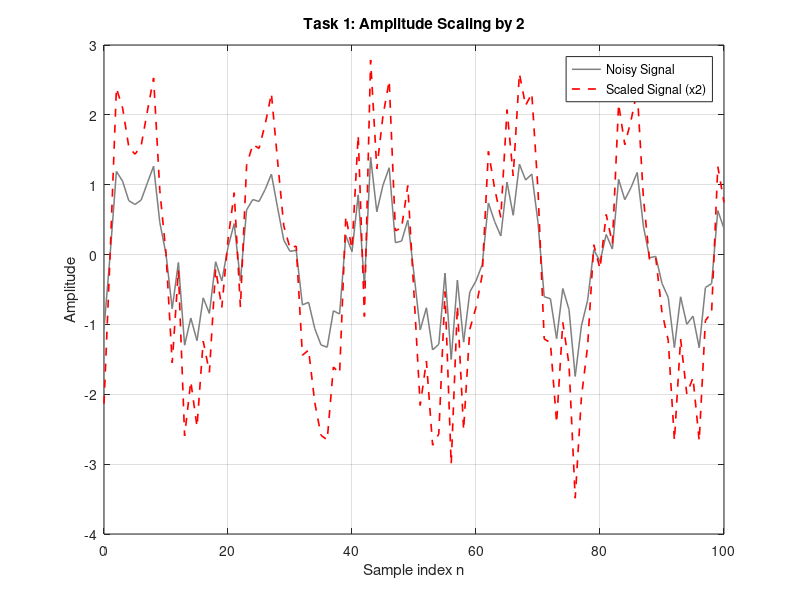
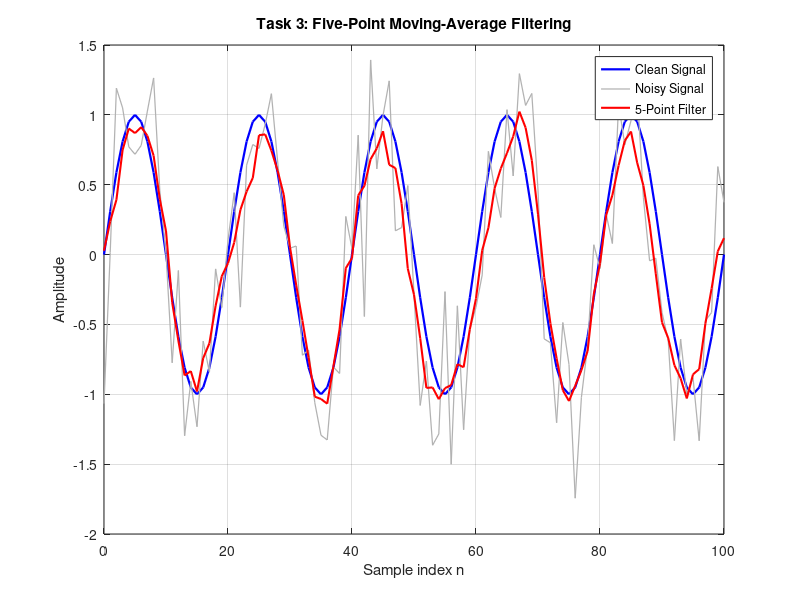
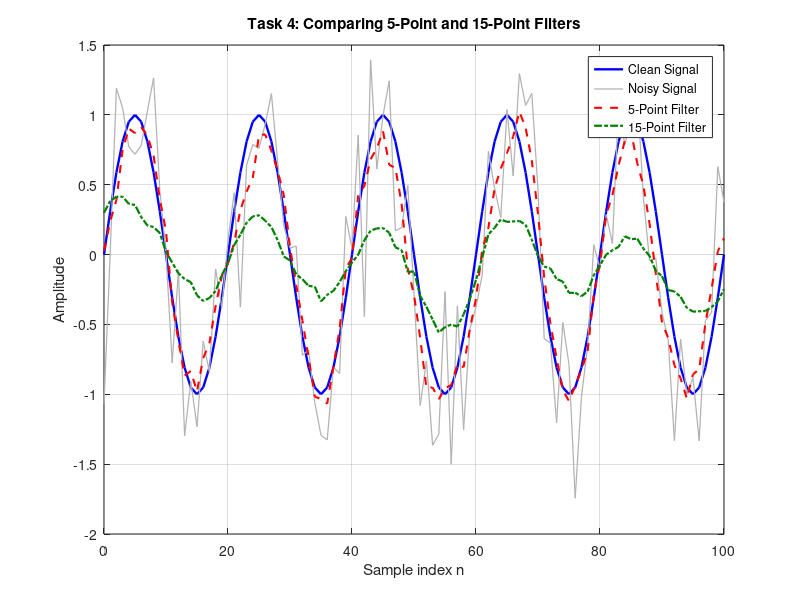
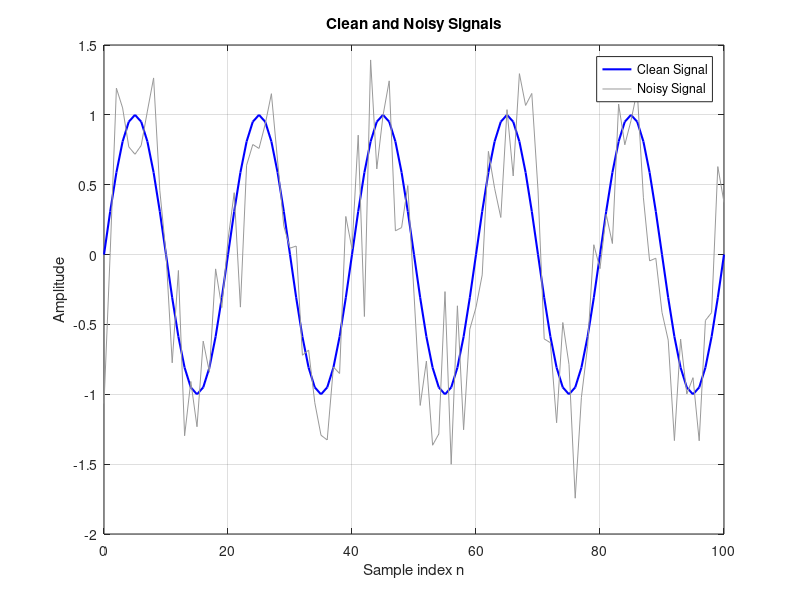

MATLAB code for these plots, in order:
clear;
close all;
clc;

% Repeatable noise
rng(1);

%% Create a clean discrete-time signal and add noise
n = 0:100;
clean = sin(0.1*pi*n);
noise = 0.4*randn(size(n));
measured = clean + noise;

% Show clean and noisy signals
figure;
plot(n,clean,'b','LineWidth',1.5);
hold on;
plot(n,measured,'Color',[0.6 0.6 0.6]);
grid on;
xlabel('Sample index n');
ylabel('Amplitude');
title('Clean and Noisy Signals');
legend('Clean Signal','Noisy Signal','Location','best');
hold off;

%% Task 1: Amplitude scaling
scaled = 2*measured;
figure;
plot(n,measured,'Color',[0.5 0.5 0.5],'LineWidth',1.1);
hold on;
plot(n,scaled,'r--','LineWidth',1.2);
grid on;
xlabel('Sample index n');
ylabel('Amplitude');
title('Task 1: Amplitude Scaling by 2');
legend('Noisy Signal','Scaled Signal (x2)','Location','best');
hold off;
saveas(gcf,'signal_operations.png');

%% Task 2: Delay by five samples (zero padding)
delay = 5;
delayed = [zeros(1,delay), measured];
n_measured = 0:length(measured)-1;
n_delayed = 0:length(delayed)-1;
figure;
plot(n_measured,measured,'Color',[0.5 0.5 0.5],'LineWidth',1.2);
hold on;
plot(n_delayed,delayed,'m--','LineWidth',1.2);
grid on;
xlabel('Sample index n');
ylabel('Amplitude');
title('Task 2: Signal Delay by 5 Samples');
legend('Noisy Signal','Delayed Signal (5 samples)','Location','best');
hold off;

%% Task 3: Five-point moving average by convolution
h5 = ones(1,5)/5;
filtered5 = conv(measured,h5,'same');
figure;
plot(n,clean,'b','LineWidth',1.6);
hold on;
plot(n,measured,'Color',[0.7 0.7 0.7],'LineWidth',0.9);
plot(n,filtered5,'r','LineWidth',1.5);
grid on;
xlabel('Sample index n');
ylabel('Amplitude');
title('Task 3: Five-Point Moving-Average Filtering');
legend('Clean Signal','Noisy Signal','5-Point Filter','Location','best');
hold off;
saveas(gcf,'noise_filtering.png');

%% Task 4: Comparison of moving-average lengths
h15 = ones(1,15)/15;
filtered15 = conv(measured,h15,'same');
figure;
plot(n,clean,'b-','LineWidth',1.7);
hold on;
plot(n,measured,'Color',[0.7 0.7 0.7],'LineWidth',0.9);
plot(n,filtered5,'r--','LineWidth',1.5);
plot(n,filtered15,'Color',[0 0.5 0],'LineStyle','-.','LineWidth',1.6);
grid on;
xlabel('Sample index n');
ylabel('Amplitude');
title('Task 4: Comparing 5-Point and 15-Point Filters');
legend('Clean Signal','Noisy Signal','5-Point Filter','15-Point Filter','Location','best');
hold off;
saveas(gcf,'filter_comparison.png');

%% Optional numerical check of how well each result matches the clean signal
mse_noisy = mean((measured-clean).^2);
mse_5 = mean((filtered5-clean).^2);
mse_15 = mean((filtered15-clean).^2);
fprintf('MSE of noisy signal: %.4f\n',mse_noisy);
fprintf('MSE after 5-point filtering: %.4f\n',mse_5);
fprintf('MSE after 15-point filtering: %.4f\n',mse_15);
